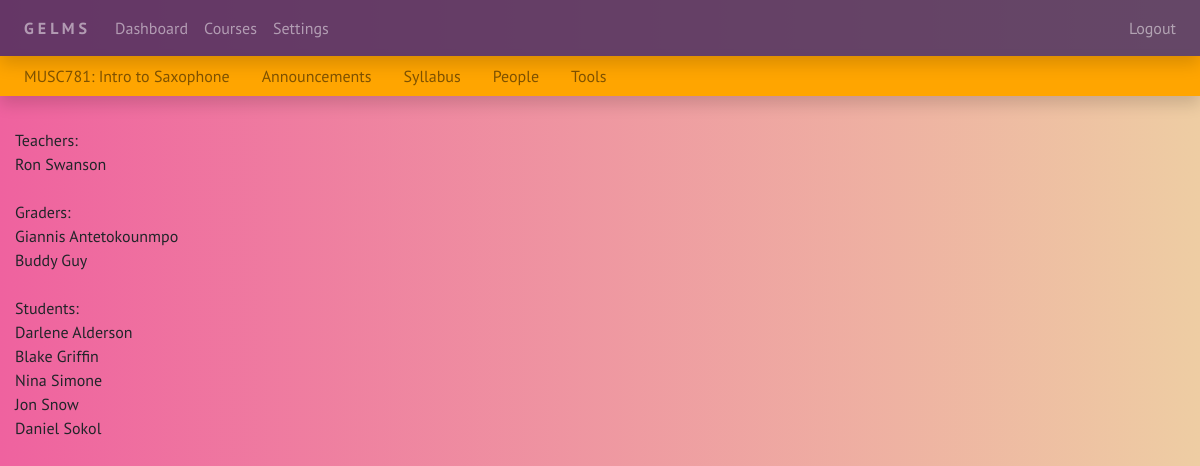
The page /MUSC781/people/ (signed in) on the database its author committed.
### courses/models.py (models this page shows, shortened)
class Course(models.Model):
    name = models.CharField(max_length=7, unique=True, help_text='e.g. ENPM613')
    title = models.CharField(max_length=200, help_text='e.g. Software Design and Implementation')
    DOMAIN_CHOICES = (
        ('Art', 'Art'),
        ('Computer Science', 'Computer Science'),
        ('Engineering', 'Engineering'),
        ('History', 'History'),
        ('Literature', 'Literature'),
        ('Math', 'Math'),
        ('Music', 'Music'),
        ('Physics', 'Physics'),
        ('Political Science', 'Political Science'),
        )
    domain = models.CharField(max_length=30, choices=DOMAIN_CHOICES, default='Art')
    students = models.ManyToManyField(CustomUser, related_name='course_students', limit_choices_to={'status': 'Student'}, blank=True)
    graders = models.ManyToManyField(CustomUser, related_name='course_graders', limit_choices_to={'status': 'Grader'}, blank=True)
    teachers = models.ManyToManyField(CustomUser, related_name='course_teachers', limit_choices_to={'status': 'Teacher'}, blank=True)
    def get_students(self):
        return self.students.order_by('user__last_name')
    def get_graders(self):
        return self.graders.order_by('user__last_name')
    def get_teachers(self):
        return self.teachers.order_by('user__last_name')

### accounts/models.py (models this page shows, shortened)
class CustomUser(models.Model):
    user = models.OneToOneField(User, related_name='custom_user', on_delete=models.CASCADE)
    uid = models.CharField(max_length=100, unique=True)
    STATUS_CHOICES = (
        ('Student', 'Student'),
        ('Grader', 'Grader'),
        ('Teacher', 'Teacher'),
        )
    status = models.CharField(max_length=10, choices=STATUS_CHOICES, default='Student')

### people/views.py (the view)
# urls.py: path('<course_name>/people/', PeopleView.course_people, name='people'),
    def course_people(request, course_name):
        course = get_object_or_404(Course, name=course_name)
        return render(request, 'people.html', {'course': course})

### templates/people.html (shortened to what this page needs)
{% extends 'base_course.html' %}
{% block content_course %}
  </br> Teachers: </br>
  {% for person in course.get_teachers %}
    {{person.user.get_full_name}}</br>
  {% endfor %}
  </br> Graders: </br>
  {% for person in course.get_graders %}
    {{person.user.get_full_name}}</br>
  {% endfor %}
  </br> Students: </br>
  {% for person in course.get_students %}
    {{person.user.get_full_name}}</br>
  {% endfor %}
{% endblock %}

### templates/base_course.html (shortened to what this page needs)
{% extends 'base_dash.html' %}
{% block content_dash %}
  <div class="mb-2" style="margin-top:56px">
    <nav class="navbar navbar-expand-sm navbar-light bg-orange shadow"
    style="padding:0;">
      <ul class="navbar-nav">
        <li class="nav-item ml-3">
          <a class="nav-link">{{course.name}}: {{course.title}}</a>
        </li>
        <li class="nav-item ml-3">
          <a class="nav-link" href="{% url 'announcements' course.name %}">Announcements</a>
        </li>
        <li class="nav-item ml-3">
          <a class="nav-link" href="{% url 'syllabus' course.name %}">Syllabus</a>
        </li>
        <li class="nav-item ml-3">
          <a class="nav-link" href="{% url 'people' course.name %}">People</a>
        </li>
        <li class="nav-item ml-3">
          <a class="nav-link" href="{% url 'tools' course.name %}">Tools</a>
        </li>
      </ul>
    </nav>
  </div>
  <div class="container-fluid">
    {% block content_course %}
    {% endblock %}
  </div>
{% endblock %}

### static/styles.css (style rules this page uses)
.base_body_style { background: #EECDA3; background: -webkit-linear-gradient(to right, #EF629F, #EECDA3); background: linear-gradient(to right, #EF629F, #EECDA3); background-size: cover; padding-bottom:20px; font-family: PT Sans; }
.bg-orange { background-color:orange; }

### rows shown on the page
Course: name "MUSC781", title "Intro to Saxophone"
CustomUser: user.get_full_name "Ron Swanson"
CustomUser: user.get_full_name "Giannis Antetokounmpo"
CustomUser: user.get_full_name "Buddy Guy"
CustomUser: user.get_full_name "Darlene Alderson"
CustomUser: user.get_full_name "Blake Griffin"
CustomUser: user.get_full_name "Nina Simone"
CustomUser: user.get_full_name "Jon Snow"
CustomUser: user.get_full_name "Daniel Sokol"
